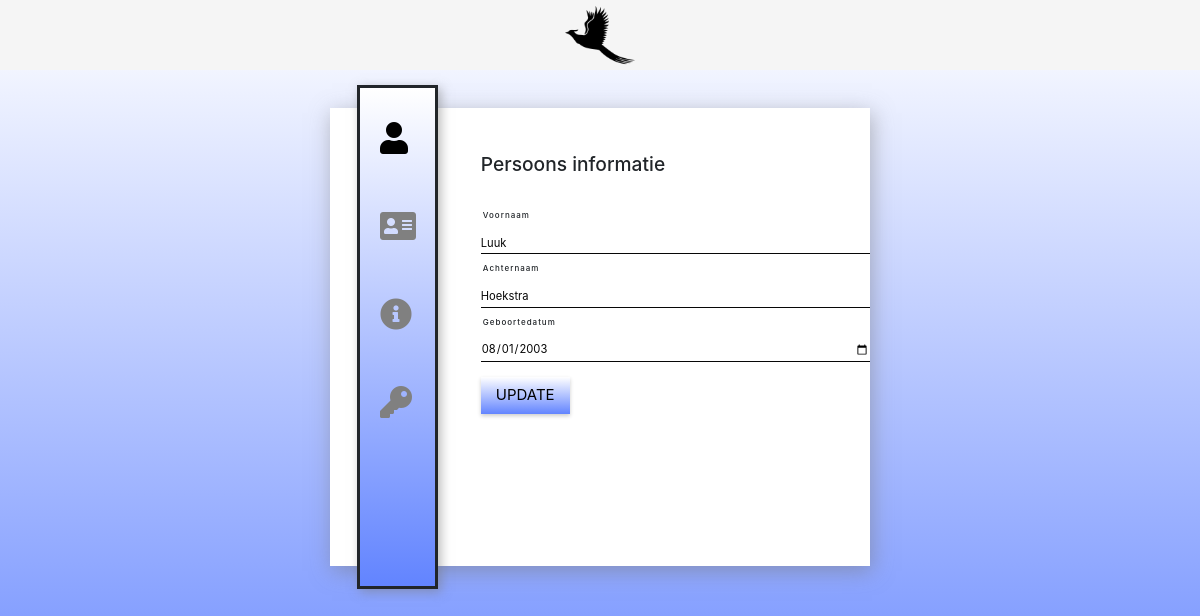
Page /account (signed in) on the committed database.
### website/models.py (models this page shows)
class User(db.Model, UserMixin):
    id = db.Column(db.Integer, primary_key=True)
    email = db.Column(db.String(150), nullable=False, unique=True)
    password = db.Column(db.String(150), nullable=False)
    user_name = db.Column(db.String(150), nullable=False, unique=True)
    first_name = db.Column(db.String(150), nullable=False)
    last_name = db.Column(db.String(150), nullable=False)
    birth_date = db.Column(MyDateTime)
    creation_date = db.Column(db.DateTime(timezone=True), nullable=False, default=datetime.utcnow)
    notes = db.relationship('Note', back_populates='user')

### website/auth.py (the view, shortened to what this page needs)
@ login_required
@auth.route('/account', methods=['GET', 'POST'])
def account():
    return render_template("account.html", user=current_user)

### website/__init__.py (called while the page is built)
def create_app():
    app = Flask(__name__)
    app.config['SECRET_KEY'] = 'SeCReT key that no one knows'
    app.config['SQLALCHEMY_DATABASE_URI'] = f'sqlite:///{DB_NAME}'
    db.init_app(app)
    from .views import views
    from .auth import auth
    app.register_blueprint(views, url_prefix='/')
    app.register_blueprint(auth, url_prefix='/')
    from .models import User, Note
    create_database(app)
    login_manager = LoginManager()
    login_manager.login_view = 'auth.login'
    login_manager.init_app(app)
    @login_manager.user_loader
    def load_user(id):
        return User.query.get(int(id))
    return app

### website/templates/account.html (shortened to what this page needs)
{% extends "base.html" %}{% block title %}Meta - account{% endblock %} {% block
content %}
<div class="header">
  <div class="container">
    <div class="container-account">
      <div class="leftbox">
        <nav>
          <a-account onclick="tabs(0)" class="tab active">
            <i class="fa fa-user"></i>
          </a-account>
          <a-account onclick="tabs(1)" class="tab">
            <i class="fas fa-address-card"></i>
          </a-account>
          <a-account onclick="tabs(2)" class="tab">
            <i class="fas fa-info-circle"></i>
          </a-account>
          <a-account onclick="tabs(3)" class="tab">
            <i class="fas fa-key"></i>
          </a-account>
        </nav>
      </div>
      <div class="rightbox-account">
        <div class="profile tabShow">
          <h1>Persoons informatie</h1>
          <h2>Voornaam</h2>
          <input
            type="text"
            class="input"
            value="{{current_user.first_name}}"
          />
          <h2>Achternaam</h2>
          <input type="text" class="input" value="{{current_user.last_name}}" />
          <h2>Geboortedatum</h2>
          <input
            type="date"
            class="input"
            value="{{current_user.birth_date.strftime('%Y-%m-%d')}}"
          />
          <button class="update">Update</button>
        </div>
      </div>
    </div>
  </div>
</div>
{% endblock %}

### website/static/css/index.css (style rules this page uses)
* { margin: 0; padding: 0; outline: none; box-sizing: border-box; }
html { min-height: 100%; }
body { background: linear-gradient(180deg, #FFFFFF 0%, #6284FF 100%); font-family: TwitterChirp, -apple-system, BlinkMacSystemFont, "Segoe UI", Roboto, Helvetica, Arial, sans-serif; }
.container-account { background: #fff; width: 540px; height: 458px; margin: 0 auto; position: relative; margin-top: 10%; box-shadow: 2px 5px 20px rgba(119, 119, 119, .5); }
.leftbox { float: left; top: -5%; left: 5%; position: absolute; width: 15%; height: 110%; background: linear-gradient(180deg, #FFFFFF 0%, #6284FF 100%); ; box-shadow: 3px 3px 10px rgba(119, 119, 119, .5); border-style: solid; }
nav a-account { list-style: none; padding: 20px; color: gray; font-size: 2.0em; display: block; transition: all 0.5s ease-in-out; }
nav a-account:first-child { margin-top: 7px; }
nav a-account.active { color: black; }
.rightbox-account { width: 60%; margin-left: 27%; padding: 5px; }
.tabShow { transition: all 2s ease-in; width: 80%; position: absolute; }
h1 { font-size: 1.2rem; margin-top: 40px; margin-bottom: 35px; }
h2 { font-size: 8px; letter-spacing: 1px; margin-left: 2px; margin-top: 10px; }
input { border: 0; border-bottom: 1px solid; width: 90%; font-size: .7em; padding: 2px 0; color: #070707; outline: none; }
.update { text-transform: uppercase; font-size: 15px; border: 0; color: black; background: linear-gradient(180deg, #FFFFFF 0%, #6284FF 100%); padding: 7px 15px; box-shadow: 0px 2px 4px 0px rgba(0, 0, 0, .2); cursor: pointer; margin-top: 15px; }
.tabShow { display: none; }

### rows in the picture
User: first_name "Luuk", last_name "Hoekstra", birth_date "08/01/2003"
